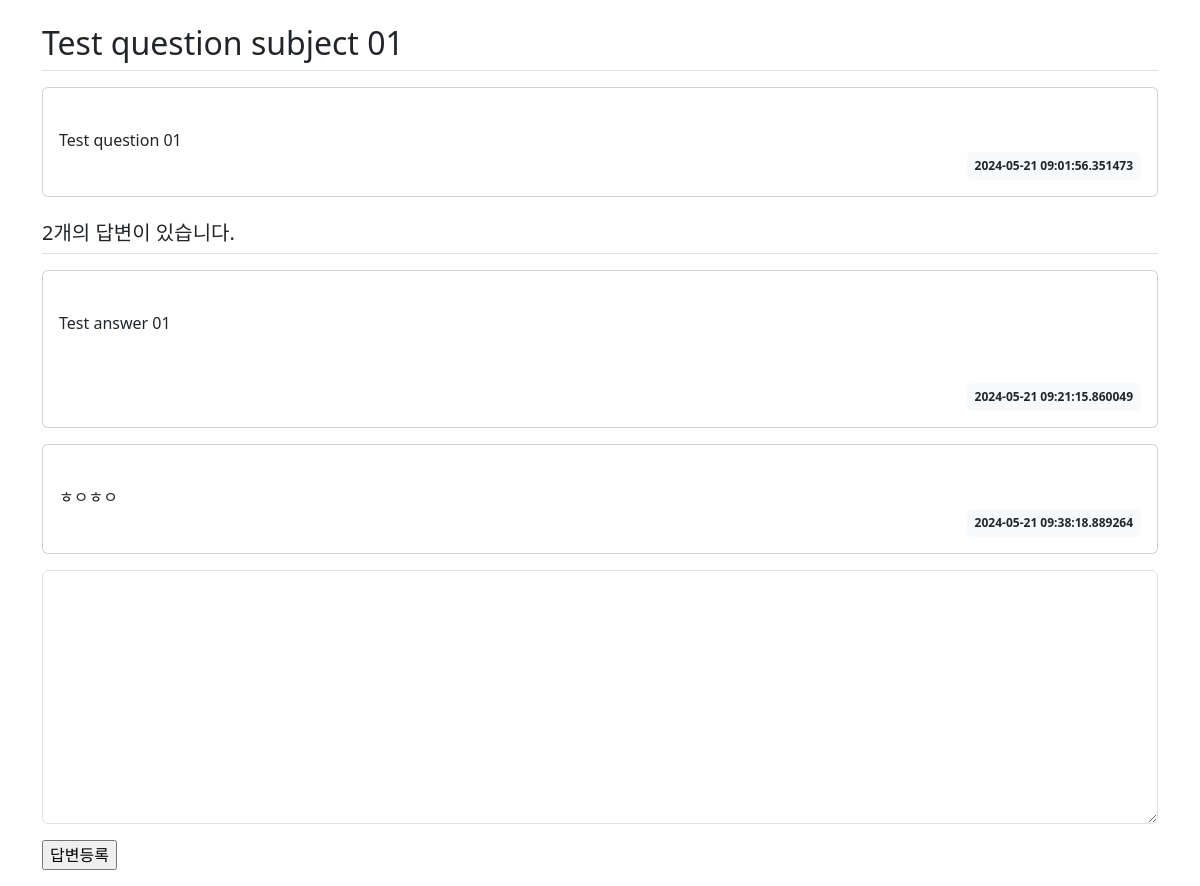
Screenshot of /question/detail/1 with the database file from the repository.
### app/models.py (models this page shows)
class Question(db.Model):
  id = db.Column(db.Integer, primary_key=True)
  subject = db.Column(db.String(200), nullable=False)
  content = db.Column(db.Text(), nullable=False)
  create_date = db.Column(db.DateTime(), nullable=False)

class Answer(db.Model):
  id = db.Column(db.Integer, primary_key=True)
  question_id = db.Column(db.Integer, db.ForeignKey('question.id', ondelete='CASCADE'))
  question = db.relationship('Question', backref=db.backref('answer_set', cascade='all, delete-orphan'))
  content = db.Column(db.Text(), nullable=False)
  create_date = db.Column(db.DateTime(), nullable=False)

### app/views/question_views.py (the view)
@bp.route('/detail/<int:question_id>')
def detail(question_id):
  question = Question.query.get_or_404(question_id)
  return render_template('question/question_detail.html', question=question)

### app/templates/question/question_detail.html
<link rel="stylesheet" href="{{ url_for('static', filename='bootstrap.min.css') }}">
<div class="container my-3">
  <h2 class="border-bottom py-2">{{ question.subject }}</h2>
  <div class="card my-3">
    <div class="card-body">
      <div class="card-text" style="white-space: pre-line;">
        {{ question.content }}
      </div>
      <div class="d-flex justify-content-end">
        <div class="badge bg-light text-dark p-2">
          {{ question.create_date }}
        </div>
      </div>
    </div>
  </div>
  <h5 class="border-bottom my-3 py-2">{{ question.answer_set|length }}개의 답변이 있습니다.</h5>
  {% for answer in question.answer_set %}
  <div class="card my-3">
    <div class="card-body">
      <div class="card-text" style="white-space: pre-line;">
        {{ answer.content }}
      </div>
      <div class="d-flex justify-content-end">
        <div class="badge bg-light text-dark p-2">
          {{ answer.create_date }}
        </div>
      </div>
    </div>
  </div>
  {% endfor %}
  <form action="{{ url_for('answer.create', question_id=question.id) }}" method="post" class="my-3">
    <div class="mb-3">
      <textarea name="content" id="content" class="form-control" rows="10"></textarea>
    </div>
    <input class="button btn-primary" type="submit" value="답변등록">
  </form>
</div>

### rows the page displays
Question: subject "Test question subject 01", content "Test question 01", create_date "2024-05-21 09:01:56.351473"
Answer: content "Test answer 01", create_date "2024-05-21 09:21:15.860049"
Answer: content "ㅎㅇㅎㅇ", create_date "2024-05-21 09:38:18.889264"

### other values shown
{{ question.answer_set|length }} "2"
